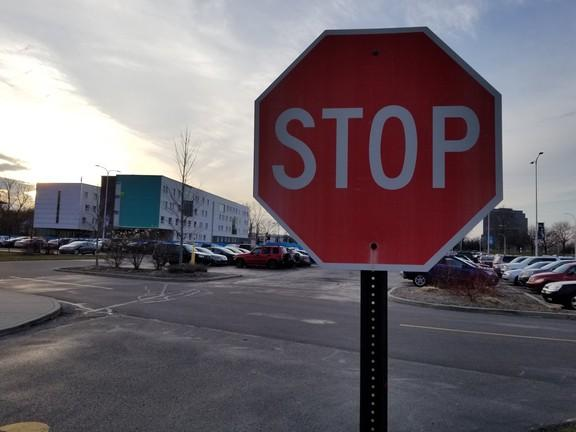
%> input picture imatges_senyals/test/stop/102_s_jpg.rf.92174e4f357d2b16524e33e1adccb4c1.jpg, 576 x 432 px
$ octave --eval "result = extractDescriptors5Models(imread('imatges_senyals/test/stop/102_s_jpg.rf.92174e4f357d2b16524e33e1adccb4c1.jpg'));"   (GNU Octave 9; MATLAB toolbox functions it lacks are replaced by stand-ins)
%> lines starting %> are read from the running program, lines starting %| are printed output that depends on the picture; in (x1, y1, x2, y2) boxes, pixels count from 0 and x2, y2 are one past the last pixel; in counts of white or black regions, pixels touching at a corner belong together; the program's own positions count from 1
function [desc_forma, desc_color, desc_detall] = extractDescriptors5Models(img)
    % Extreu descriptors per als 5 models jeràrquics

    % Inicialitzar
    desc_forma = zeros(1, 16);
    desc_color = zeros(1, 15);
    desc_detall = zeros(1, 30);

    try
        %% 1. PREPROCESSAMENT BÀSIC
        [rows, cols, ~] = size(img);
        img_hsv = rgb2hsv(img);
%> img_hsv: size 432x576x3 double; mean H, S, V 0.6, 0.236, 0.468
        img_gray = rgb2gray(img);

        H = img_hsv(:,:,1);
        S = img_hsv(:,:,2);
        V = img_hsv(:,:,3);

        % Normalitzar RGB
        VAL = ones(rows, cols, 'double');
        normalized_hsv = cat(3, H, S, VAL);
%> normalized_hsv: size 432x576x3 double; mean H, S, V 0.6, 0.236, 1
        rgb_norm = hsv2rgb(normalized_hsv);
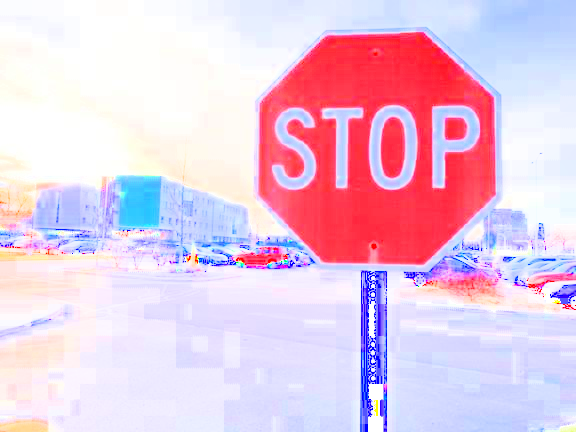
%> rgb_norm: size 432x576x3 double; mean R, G, B 0.91, 0.789, 0.882
        R = rgb_norm(:,:,1);
        G = rgb_norm(:,:,2);
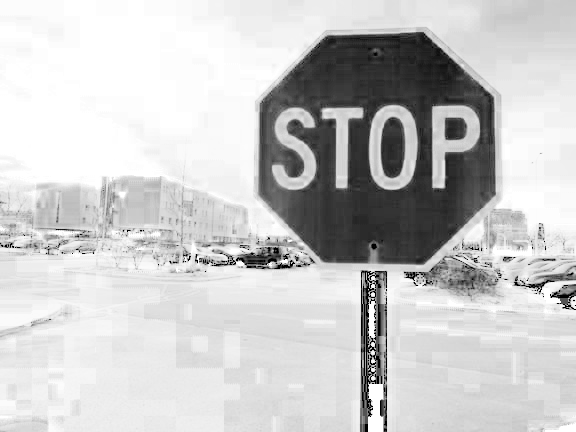
%> G: size 432x576 double; min 0, max 1, mean 0.789
        B = rgb_norm(:,:,3);

        %% 2. SEGMENTACIÓ PER COLOR
        % Màscares de color
        red_mask = (R > 0.5) & (G < 0.5) & (B < 0.5);
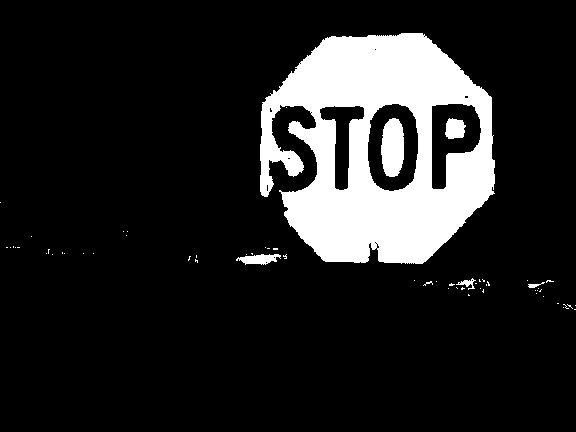
%> red_mask: size 432x576 logical; 14.1% white; 62 white regions (56 under 20 px), largest, box (x1, y1, x2, y2) and area: (260, 33, 495, 264) 32918, (381, 118, 404, 177) 1118, (445, 118, 466, 139) 343, (236, 254, 281, 265) 311, (456, 278, 476, 290) 86, (528, 282, 545, 288) 44
        blue_mask = (B > 0.5) & (R < 0.4) & (G < 0.5);
%> blue_mask: size 432x576 logical; 1% white in thin lines or dots, all inside (x1, y1, x2, y2) = (0, 207, 576, 432)
        yellow_mask = (R > 0.5) & (G > 0.45) & (B < 0.35);
%> yellow_mask: size 432x576 logical; 0.03% white in thin lines or dots, all inside (x1, y1, x2, y2) = (1, 202, 560, 416)
        white_mask = (R > 0.7) & (G > 0.7) & (B > 0.7) & (S < 0.3);
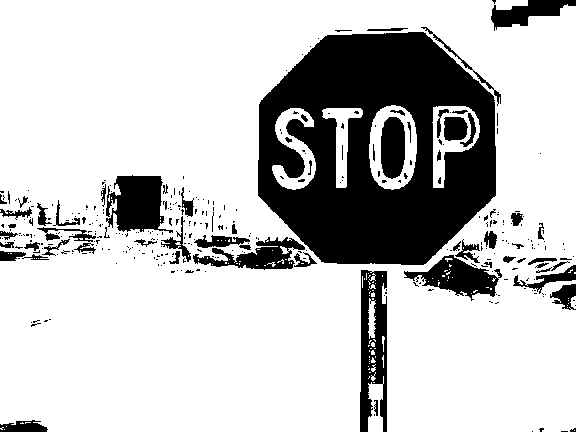
%> white_mask: size 432x576 logical; 77.5% white; 347 black regions (281 under 20 px), largest, box (x1, y1, x2, y2) and area: (258, 32, 496, 265) 36643, (360, 270, 387, 432) 3035, (106, 175, 173, 233) 2582

        color_mask = red_mask | blue_mask | yellow_mask | white_mask;
%> color_mask: size 432x576 logical; 92.6% white; 499 black regions (411 under 20 px), largest, box (x1, y1, x2, y2) and area: (106, 175, 173, 233) 2573, (258, 33, 432, 265) 2189, (421, 255, 502, 301) 1665
        color_mask = color_mask & (S > 0.2);
%> color_mask: size 432x576 logical; 24.6% white; 862 white regions (773 under 20 px), largest, box (x1, y1, x2, y2) and area: (260, 0, 576, 266) 43459, (0, 187, 119, 242) 2030, (360, 270, 388, 432) 1670
        color_mask = imclose(color_mask, strel('disk', 2));
%> color_mask: size 432x576 logical; 30.7% white; 146 white regions (125 under 20 px), largest, box (x1, y1, x2, y2) and area: (127, 0, 576, 432) 65704, (0, 175, 134, 261) 5585, (437, 400, 547, 432) 2048
        color_mask = imfill(color_mask, 'holes');
%> color_mask: size 432x576 logical; 33.1% white; 144 white regions (123 under 20 px), largest, box (x1, y1, x2, y2) and area: (127, 0, 576, 432) 69447, (0, 175, 134, 261) 7339, (437, 400, 547, 432) 2084
        color_mask = bwareaopen(color_mask, 150);
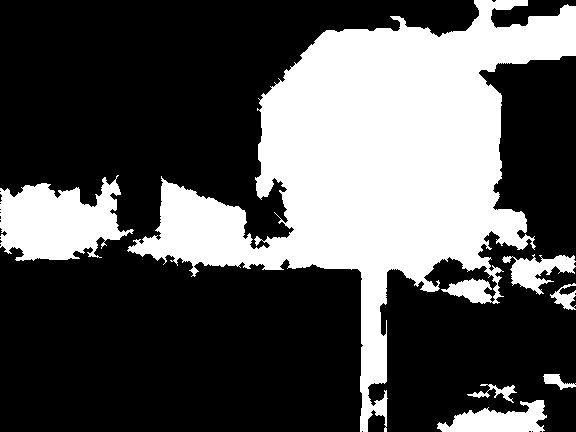
%> color_mask: size 432x576 logical; 32.6% white; 7 white regions, largest, box (x1, y1, x2, y2) and area: (127, 0, 576, 432) 69447, (0, 175, 134, 261) 7339, (437, 400, 547, 432) 2084

        %% 3. EXTRACCIÓ REGIÓ D'INTERÈS
        stats = regionprops(color_mask, 'Area', 'PixelIdxList');
%> stats = 7 regions; Area: 69447, 7339, 2084, 1368, 312, 300, 243
        if isempty(stats)
            return;
        end

        [~, idx] = max([stats.Area]);
%> idx = 2
        roi_mask = false(rows, cols);
        roi_mask(stats(idx).PixelIdxList) = true;
%> roi_mask: size 432x576 logical; 27.9% white; 1 white region

        % Imatge segmentada
        img_seg = img;
%> img_seg is the input picture: size 432x576x3 uint8; mean R, G, B 111.4, 102.9, 109.7
        for c = 1:3
            ch = img_seg(:,:,c);
            ch(~roi_mask) = 0;
            img_seg(:,:,c) = ch;
        end
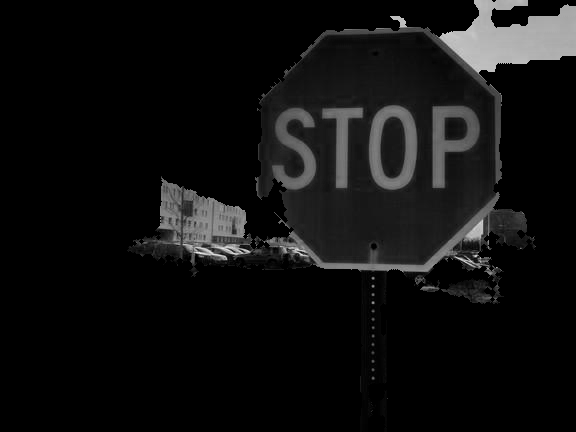
%> ch: size 432x576 uint8; min 0, max 238, mean 15.9
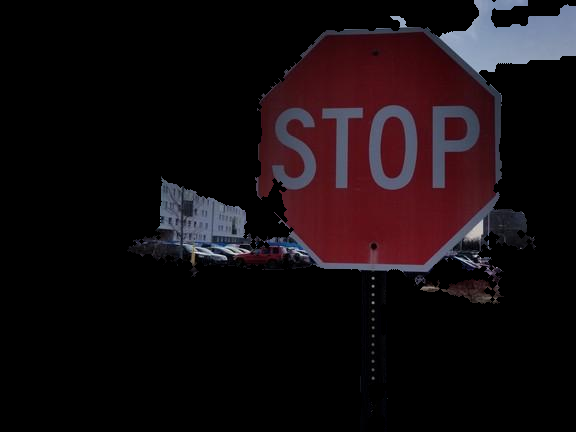
%> img_seg: size 432x576x3 uint8; mean R, G, B 21, 12.7, 15.9

        %% 4. DESCRIPTORS DE FORMA (Model 1)
        stats_forma = regionprops(roi_mask, 'Area', 'Perimeter', 'Eccentricity', ...
            'Solidity', 'Extent', 'BoundingBox', 'MajorAxisLength', ...
            'MinorAxisLength', 'ConvexArea', 'EquivDiameter');
%> stats_forma = 1 region; box (x1, y1, x2, y2), Area, MajorAxisLength, MinorAxisLength, Eccentricity and EquivDiameter: (127, 0, 576, 432) 69447 402.8 290 0.694 297.4

        if ~isempty(stats_forma)
            area = stats_forma(1).Area;
%> area = 69447
            perimeter = stats_forma(1).Perimeter;
%> perimeter = 3324.2
            bbox = stats_forma(1).BoundingBox;
%> bbox = [127.5 0.5 449 432]

            % Circularitat
            circularity = (4 * pi * area) / (perimeter^2);
%> circularity = 0.079

            % Rectangularitat
            bbox_area = bbox(3) * bbox(4);
%> bbox_area = 193968
            rectangularity = area / bbox_area;
%> rectangularity = 0.358

            % Nombre de vèrtexs
            boundary = bwboundaries(roi_mask, 'noholes');
%> boundary = 1 boundary; box (x1, y1, x2, y2) and points: (127, 0, 576, 432) 2863
            num_vertices = 0;
            if ~isempty(boundary)
                simplified = reducepoly(boundary{1}, 0.02);
                num_vertices = size(simplified, 1);
            end

            % Fourier per forma
            fourier_forma = zeros(1, 3);
            try
                contorn = bwperim(roi_mask);
                [y, x] = find(contorn);
                if length(x) > 10
                    centro = [mean(x), mean(y)];
                    s = (x - centro(1)) + 1i * (y - centro(2));
                    z = fft(s(:));
                    if abs(z(1)) > 0
                        z_norm = z / abs(z(1));
                        fourier_forma = abs(z_norm(1:3))';
                    end
                end
            catch
            end

            % Descriptors de forma
            desc_forma = [
                circularity, stats_forma(1).Eccentricity, ...
                stats_forma(1).Solidity, stats_forma(1).Extent, ...
                bbox(3)/bbox(4), ...
                stats_forma(1).MajorAxisLength / max(stats_forma(1).MinorAxisLength, 1), ...
                perimeter^2 / (4 * pi * area), circularity, ...
                num_vertices, fourier_forma, perimeter, area, ...
                rectangularity, stats_forma(1).EquivDiameter
            ];
        end

        %% 5. DESCRIPTORS DE COLOR (Model 2)
        % Estadístiques dins la ROI
        R_roi = R(roi_mask);
        G_roi = G(roi_mask);
        B_roi = B(roi_mask);
        H_roi = H(roi_mask);
        S_roi = S(roi_mask);
        V_roi = V(roi_mask);

        if ~isempty(R_roi)
            % Percentatges
            pct_red = sum(red_mask(roi_mask)) / sum(roi_mask(:));
            pct_blue = sum(blue_mask(roi_mask)) / sum(roi_mask(:));
            pct_white = sum(white_mask(roi_mask)) / sum(roi_mask(:));
            pct_yellow = sum(yellow_mask(roi_mask)) / sum(roi_mask(:));

            % Mitjanes
            mean_red = mean(R_roi);
            mean_green = mean(G_roi);
            mean_blue = mean(B_roi);
            mean_hue = mean(H_roi);
            mean_saturation = mean(S_roi);
            mean_value = mean(V_roi);

            % Desviacions
            std_red = std(double(R_roi));
            std_blue = std(double(B_roi));

            % Ratios
            red_blue_ratio = mean_red / max(mean_blue, 0.01);
            red_green_ratio = mean_red / max(mean_green, 0.01);

            % Entropia de color
            color_hist = histcounts(H_roi, 0:0.1:1);
            color_hist = color_hist / sum(color_hist);
            color_entropy = -sum(color_hist .* log2(color_hist + eps));

            % Descriptors de color
            desc_color = [
                pct_red, pct_blue, pct_white, pct_yellow, ...
                mean_red, mean_green, mean_blue, mean_hue, ...
                mean_saturation, mean_value, std_red, std_blue, ...
                red_blue_ratio, red_green_ratio, color_entropy
            ];
        end

        %% 6. DESCRIPTORS DETALLATS (Models 3-5)
        if ~isempty(R_roi)
            % Percentatges addicionals
            pct_black = sum(V_roi < 0.2) / length(V_roi);

            % Estadístiques addicionals
            std_green = std(double(G_roi));
            hue_std = std(H_roi);
            sat_std = std(S_roi);

            % Simetria
            symmetry_x = computeSymmetrySimple(roi_mask, 'horizontal');
            symmetry_y = computeSymmetrySimple(roi_mask, 'vertical');

            % Textura
            img_gray_roi = img_gray;
            img_gray_roi(~roi_mask) = 0;

            contrast = 0; energy = 0; homogeneity = 0;
            try
                glcm = graycomatrix(img_gray_roi, 'Offset', [0 1], 'Symmetric', true);
                stats_glcm = graycoprops(glcm);
                contrast = stats_glcm.Contrast;
                energy = stats_glcm.Energy;
                homogeneity = stats_glcm.Homogeneity;
            catch
            end

            % Fourier addicional
            fourier_detall = zeros(1, 4);
            try
                contorn = bwperim(roi_mask);
                [y, x] = find(contorn);
                if length(x) > 10
                    centro = [mean(x), mean(y)];
                    s = (x - centro(1)) + 1i * (y - centro(2));
                    z = fft(s(:));
                    if abs(z(1)) > 0
                        z_norm = z / abs(z(1));
                        fourier_detall = abs(z_norm(1:4))';
                    end
                end
            catch
            end

            % Edges
            edges_roi = edge(img_gray_roi, 'Canny', [0.1 0.2]);
            pct_edges = sum(edges_roi(roi_mask)) / sum(roi_mask(:));

            % Textons simples
            img_gray_roi_double = double(img_gray_roi) / 255;
            texton1 = mean(img_gray_roi_double(1:floor(end/2), :), 'all');
            texton2 = mean(img_gray_roi_double(floor(end/2)+1:end, :), 'all');

            % Descriptors detallats
            desc_detall = [
                pct_red, pct_blue, pct_white, pct_yellow, pct_black, ...
                mean_red, mean_green, mean_blue, std_red, std_green, ...
                mean_hue, hue_std, mean_saturation, sat_std, ...
                circularity, stats_forma(1).Solidity, stats_forma(1).Extent, ...
                perimeter^2 / (4 * pi * area), ...
                fourier_detall, pct_edges, contrast, energy, homogeneity, ...
                symmetry_x, symmetry_y, texton1, texton2
            ];
        end

    catch ME
        fprintf('Error en extractDescriptors5Models: %s\n', ME.message);
    end
end

$ run again, on imatges_senyals/test/stop/12B4D768-525F-4BAF-8650-EAAC58BCCF5F_png.rf.b4344ebea53fee9ce5b1cfb1aacb470b.jpg
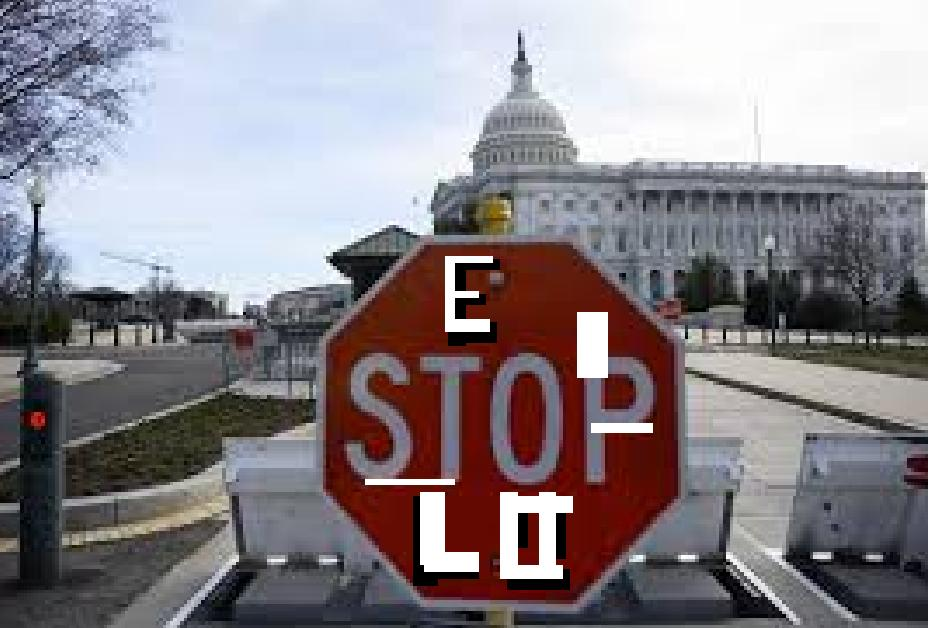
%> input picture imatges_senyals/test/stop/12B4D768-525F-4BAF-8650-EAAC58BCCF5F_png.rf.b4344ebea53fee9ce5b1cfb1aacb470b.jpg, 928 x 628 px
%> img_hsv: size 628x928x3 double; mean H, S, V 0.447, 0.22, 0.586
%> normalized_hsv: size 628x928x3 double; mean H, S, V 0.447, 0.22, 1
%> in extractDescriptors5Models, `red_mask = (R > 0.5) & (G < 0.5) & (B < 0.5);`:
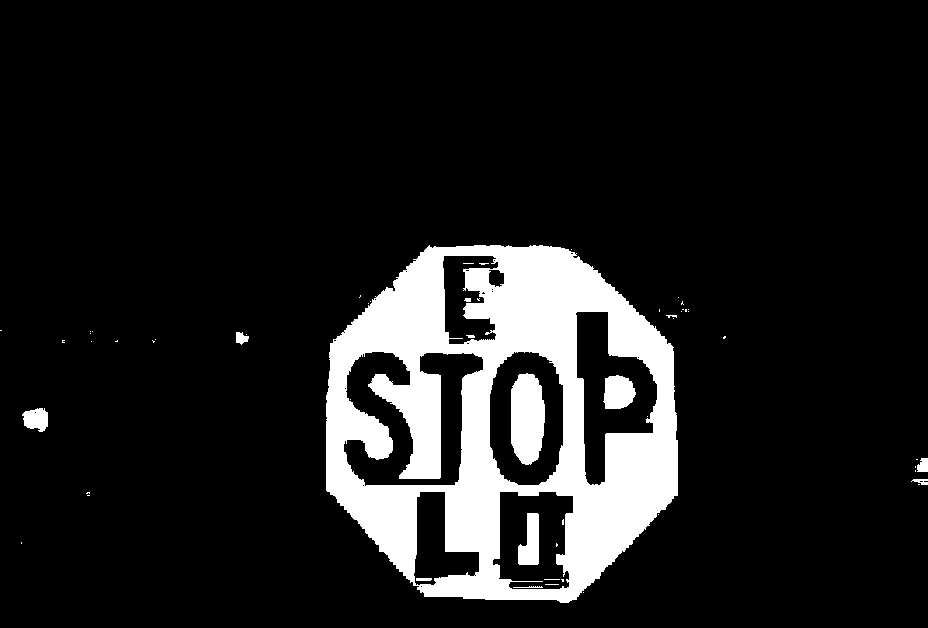
%> red_mask: size 628x928 logical; 12% white; 56 white regions (43 under 20 px), largest, box (x1, y1, x2, y2) and area: (326, 245, 678, 603) 64568, (511, 373, 545, 465) 2599, (603, 375, 636, 409) 881
%> blue_mask: size 628x928 logical; 0.28% white in thin lines or dots
%> yellow_mask: size 628x928 logical; 0.29% white; 252 white regions (237 under 20 px), largest, box (x1, y1, x2, y2) and area: (484, 204, 505, 230) 317, (42, 316, 59, 336) 173, (470, 221, 479, 232) 47
%> white_mask: size 628x928 logical; 81.6% white; 643 black regions (519 under 20 px), largest, box (x1, y1, x2, y2) and area: (323, 242, 679, 604) 72313, (96, 395, 281, 481) 5432, (20, 374, 55, 554) 3980
%> stats = 34 regions; largest, Area: 106534, 18179, 8897, 5021, 3260
%> idx = 16
%> roi_mask: size 628x928 logical; 18.3% white; 1 white region
%> in extractDescriptors5Models, img_seg is the input picture: size 628x928x3 uint8; mean R, G, B 138.4, 132.1, 137.6
%> after the loop in extractDescriptors5Models, `for c = 1:3`:
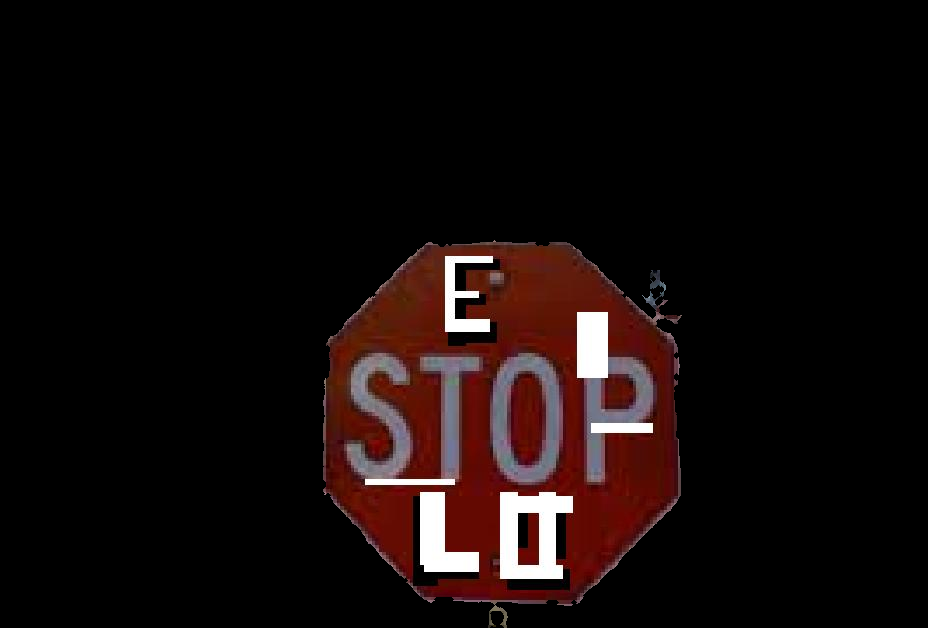
%> img_seg: size 628x928x3 uint8; mean R, G, B 20, 10.8, 10.1
%> stats_forma = 1 region; box (x1, y1, x2, y2), Area, MajorAxisLength, MinorAxisLength, Eccentricity and EquivDiameter: (323, 240, 682, 628) 106534 372.4 365.9 0.185 368.3
%> area = 106534
%> perimeter = 1681.9
%> bbox = [323.5 240.5 359 388]
%> circularity = 0.473
%> bbox_area = 139292
%> rectangularity = 0.765
%> boundary = 1 boundary; box (x1, y1, x2, y2) and points: (323, 240, 682, 628) 1460

$ run again, on imatges_senyals/test/stop/20180411_192638_s_jpg.rf.5a4949a5b3179a0514b05d38f6234685.jpg
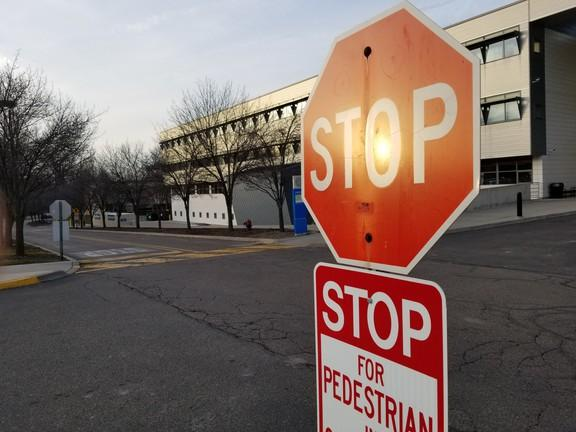
%> input picture imatges_senyals/test/stop/20180411_192638_s_jpg.rf.5a4949a5b3179a0514b05d38f6234685.jpg, 576 x 432 px
%> img_hsv: size 432x576x3 double; mean H, S, V 0.358, 0.204, 0.494
%> normalized_hsv: size 432x576x3 double; mean H, S, V 0.358, 0.204, 1
%> in extractDescriptors5Models, `red_mask = (R > 0.5) & (G < 0.5) & (B < 0.5);`:
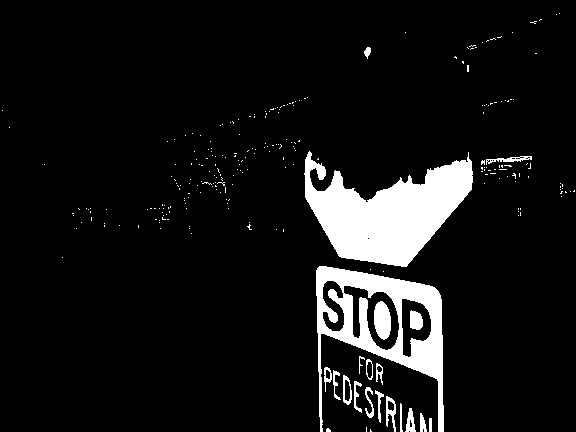
%> red_mask: size 432x576 logical; 8.2% white; 258 white regions (238 under 20 px), largest, box (x1, y1, x2, y2) and area: (304, 151, 473, 267) 10571, (316, 266, 444, 432) 6982, (374, 301, 391, 340) 520
%> blue_mask: size 432x576 logical; 0.17% white; 7 white regions (4 under 20 px), largest, box (x1, y1, x2, y2) and area: (293, 201, 309, 233) 366, (290, 189, 301, 196) 37, (291, 205, 294, 224) 25
%> yellow_mask: size 432x576 logical; 2.1% white; 447 white regions (427 under 20 px), largest, box (x1, y1, x2, y2) and area: (425, 62, 473, 191) 1888, (334, 154, 425, 202) 1124, (305, 144, 326, 175) 261
%> white_mask: size 432x576 logical; 78.8% white; 361 black regions (305 under 20 px), largest, box (x1, y1, x2, y2) and area: (303, 9, 474, 268) 28288, (315, 265, 444, 432) 7812, (160, 96, 309, 238) 4957
%> stats = 12 regions; largest, Area: 51600, 1369, 850, 613, 571
%> idx = 4
%> roi_mask: size 432x576 logical; 20.7% white; 1 white region
%> in extractDescriptors5Models, img_seg is the input picture: size 432x576x3 uint8; mean R, G, B 123.6, 106, 99.6
%> after the loop in extractDescriptors5Models, `for c = 1:3`:
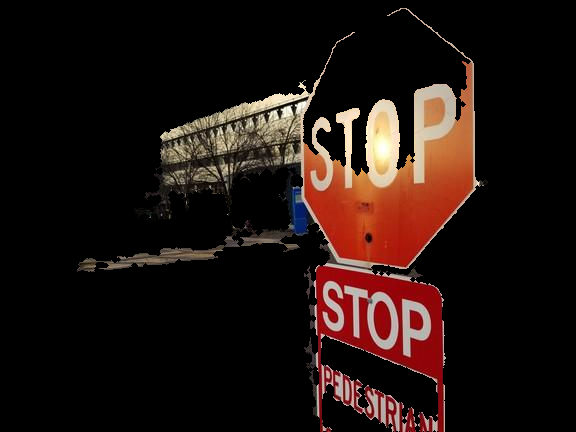
%> img_seg: size 432x576x3 uint8; mean R, G, B 32.3, 19.2, 15.5
%> stats_forma = 1 region; box (x1, y1, x2, y2), Area, MajorAxisLength, MinorAxisLength, Eccentricity and EquivDiameter: (77, 8, 489, 432) 51600 376.7 309 0.572 256.3
%> area = 51600
%> perimeter = 4731.1
%> bbox = [77.5 8.5 412 424]
%> circularity = 0.029
%> bbox_area = 174688
%> rectangularity = 0.295
%> boundary = 1 boundary; box (x1, y1, x2, y2) and points: (77, 8, 489, 432) 4074
